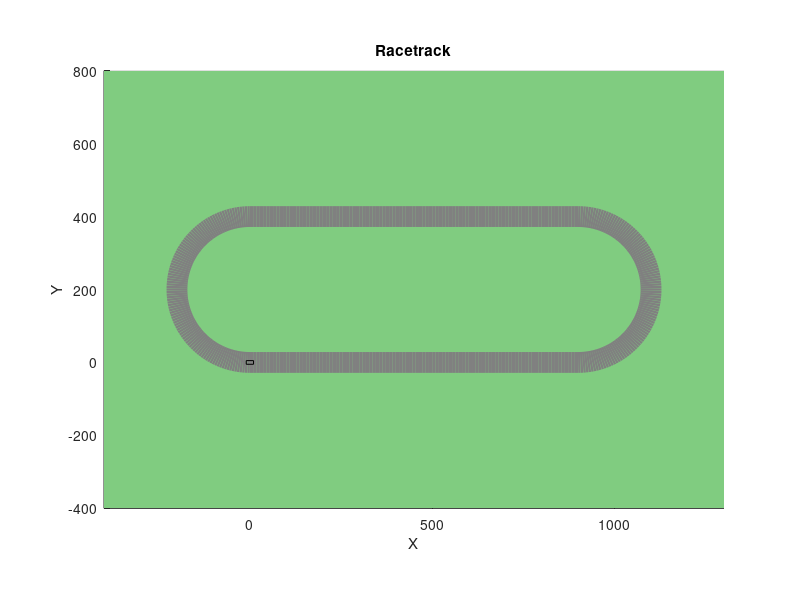

The MATLAB source for this figure: (Note: this script raises an error after producing the figure.)
% Define parameters
radius = 200; % Radius of curved sections
straight_length = 900; % Length of straight sections
track_width = 15; % Width of the track

% First Curve
theta1 = linspace(3*pi/2, pi/2, 100);
x1 = radius * cos(theta1);
y1 = radius * sin(theta1);

% Second Curve
theta2 = linspace(-pi/2, -3*pi/2, 100);
x2 = -radius * cos(theta2) + straight_length;
y2 = -radius * sin(theta2);

% First Straight
x3 = linspace(0, straight_length, 100);
y3 = -200 * ones(size(x3));

% Second Straight
x4 = linspace(straight_length, 0, 100);
y4 = 200 * ones(size(x4));

% Combine
x = [x3, fliplr(x2), (x4), fliplr(x1)];
y = [y3, fliplr(y2), (y4), fliplr(y1)];
x = x - x(1);
y = y - y(1);

figure;
hold on

x_min = -400;
x_max = 1300;

y_min = -400;
y_max = 800;

% Plot the green background
patch([x_min, x_max, x_max, x_min], [y_min, y_min, y_max, y_max], [0.5 0.8 0.5], 'EdgeColor', 'none');

% Plot the track in grey
plot(x, y, 'Color', [0.5 0.5 0.5], 'LineWidth', track_width);
axis equal;
title('Racetrack');
xlabel('X');
ylabel('Y');
grid on;

% Set x and y limits
xlim([-400, 1300]);
ylim([-400, 800]);

% Create a patch for the vehicle (rectangle with width 10 and length 20)
car_width = 20;
car_length = 10;
car_x = [-car_width/2, car_width/2, car_width/2, -car_width/2];
car_y = [-car_length/2, -car_length/2, car_length/2, car_length/2];
h_car = patch('XData', car_x, 'YData', car_y, 'EdgeColor', [0 0 0], 'FaceColor', 'none');

% Create an animated line for the vehicle's path
h_path = animatedline('Color', 'r', 'LineWidth', 1);

% Animate the vehicle following waypoints
for i = 1:length(x)
    x_vehicle = x(i);
    y_vehicle = y(i);
   
    % Update vehicle's path
    addpoints(h_path, x_vehicle, y_vehicle);
    
    % Calculate tangent angle
    if i <= length(x3) || i > length(x3) + length(x2) + length(x4)
        tangent_angle = 0; % No rotation needed for straight sections
    elseif i > length(x3) && i <= length(x3) + length(x2)
        % First curve
        slope = -1 / ((x2(end) - x2(1)) / (y2(end) - y2(1))); % Calculate slope of tangent
        tangent_angle = atan(slope); % Calculate tangent angle
    else
        % Second curve
        slope = -1 / ((x1(end) - x1(1)) / (y1(end) - y1(1))); % Calculate slope of tangent
        tangent_angle = atan(slope); % Calculate tangent angle
    end
    
    % Update vehicle patch position with rotation
    car_rotated = rotate([car_x; car_y], tangent_angle); % Rotate car
    h_car.XData = car_rotated(1,:) + x_vehicle;
    h_car.YData = car_rotated(2,:) + y_vehicle;
    
    % Pause to control animation speed
    pause(0.05);
    
    % Force drawing to update the plot
    drawnow;
end

hold off

% Rotation function
function xy_rotated = rotate(xy, theta)
    % Rotation matrix
    R = [cos(theta), -sin(theta); sin(theta), cos(theta)];
    % Rotate xy
    xy_rotated = R * xy;
end
